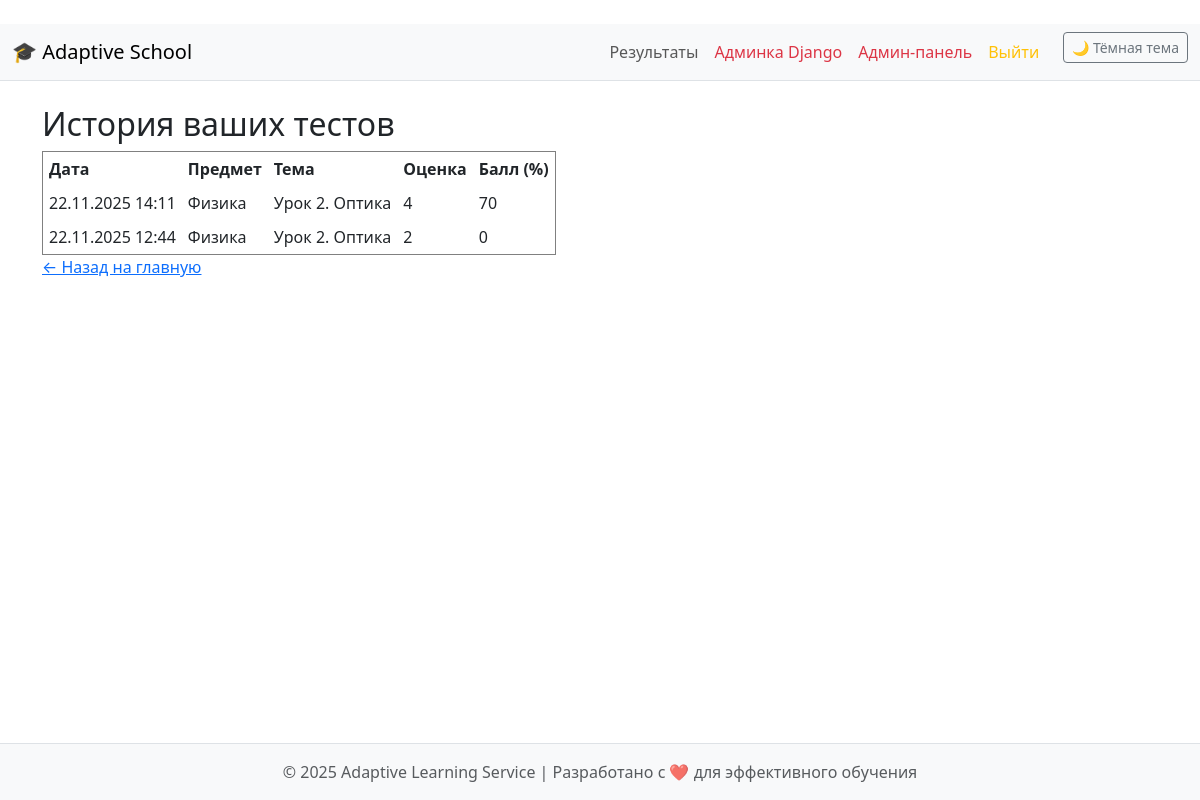
/results/ (signed in), run on an earlier commit of the app's database.
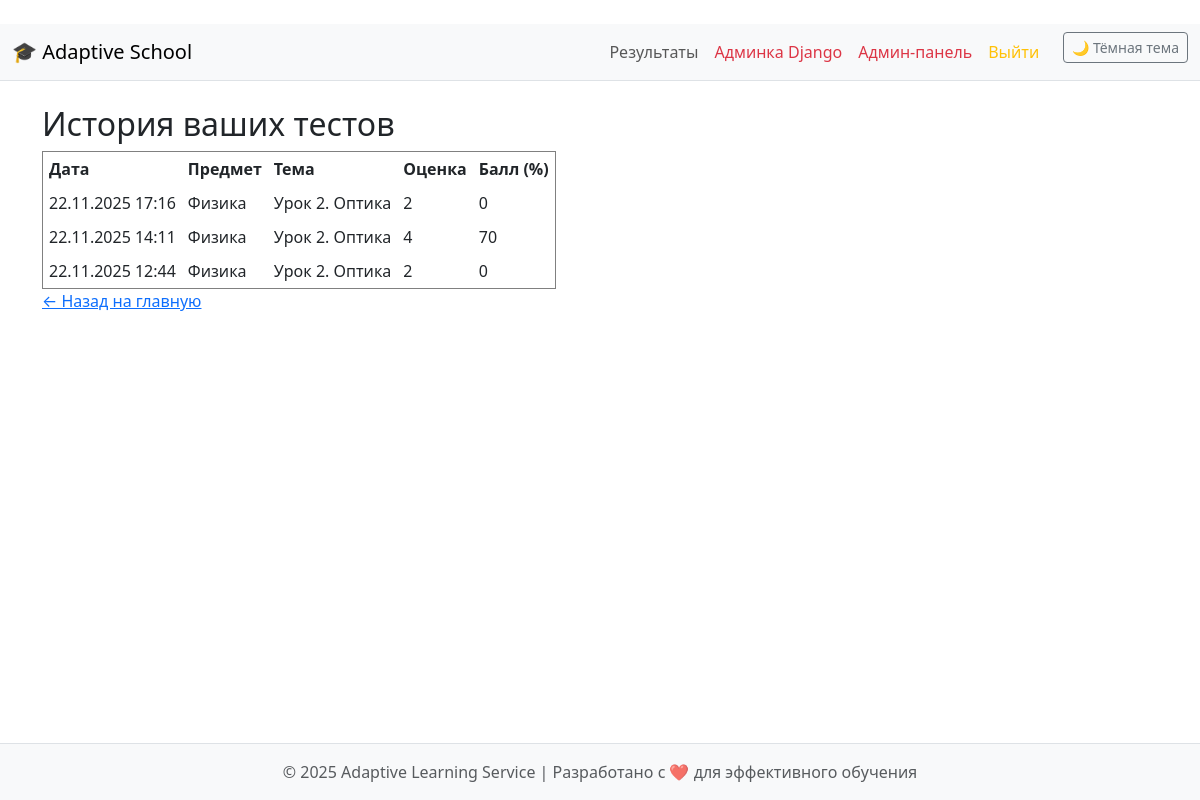
And on a later commit of the database.
### school/models.py (models this page shows, shortened)
class TestResult(models.Model):
    student = models.ForeignKey(Student, on_delete=models.CASCADE)
    test = models.ForeignKey(Test, on_delete=models.CASCADE)
    assigned_topic = models.ForeignKey('AssignedTopic', on_delete=models.SET_NULL, null=True, blank=True)
    score = models.IntegerField()
    grade = models.IntegerField()
    completed_at = models.DateTimeField(auto_now_add=True)

class Test(models.Model):
    lesson = models.ForeignKey(Lesson, on_delete=models.CASCADE, related_name="tests")
    assigned_topic = models.ForeignKey('AssignedTopic', on_delete=models.SET_NULL, null=True, blank=True)
    topic = models.ForeignKey(Topic, on_delete=models.CASCADE, null=True, blank=True)
    title = models.CharField(max_length=150)
    date_available = models.DateField()
    questions = models.ManyToManyField(Question, blank=True)
    maximin_questions = models.IntegerField(default=0)

class Lesson(models.Model):
    subject = models.ForeignKey(Subject, on_delete=models.CASCADE, related_name="lessons")
    topics = models.ManyToManyField('Topic', blank=True, related_name="lessons")
    title = models.CharField(max_length=100)
    date = models.DateField()

class Subject(models.Model):
    name = models.CharField(max_length=100)
    topics = models.ManyToManyField('Topic', blank=True, related_name="subjects")

### school/views.py (the view)
# urls.py: path("results/", views.student_results, name="student_results"),
@login_required
def student_results(request):
    student = request.user.student
    results = TestResult.objects.filter(student=student).order_by("-completed_at")
    return render(request, "student_results.html", {"results": results})

### templates/student_results.html (shortened to what this page needs)
﻿{% extends "base.html" %}
{% block content %}
<h2>История ваших тестов</h2>
<table border="1" cellpadding="6">
  <tr>
    <th>Дата</th>
    <th>Предмет</th>
    <th>Тема</th>
    <th>Оценка</th>
    <th>Балл (%)</th>
  </tr>
  {% for r in results %}
  <tr>
    <td>{{ r.completed_at|date:"d.m.Y H:i" }}</td>
    <td>{{ r.test.lesson.subject.name }}</td>
    <td>{{ r.test.lesson.title }}</td>
    <td>{{ r.grade }}</td>
    <td>{{ r.score }}</td>
  </tr>
  {% endfor %}
</table>
<a href="/">← Назад на главную</a>
{% endblock %}

### templates/base.html (shortened to what this page needs)
{% load static %}
<!DOCTYPE html>
<html lang="ru" data-bs-theme="light">
<head>
  <link
      href="https://cdn.jsdelivr.net/npm/bootstrap@5.3.3/dist/css/bootstrap.min.css"
      rel="stylesheet"
  >
</head>
<body class="d-flex flex-column min-vh-100">
<nav class="navbar navbar-expand-lg bg-body-tertiary border-bottom">
  <div class="container-fluid">
    <a class="navbar-brand" href="/">🎓 Adaptive School</a>
    <div class="collapse navbar-collapse" id="navbarNav">
      <ul class="navbar-nav ms-auto">
        {% if request.user.is_authenticated %}
          {% if request.user.student %}
            <li class="nav-item"><a class="nav-link" href="{% url 'student_results' %}">Результаты</a></li>
          {% endif %}
          {% if request.user.is_superuser %}
            <li class="nav-item"><a class="nav-link text-danger" href="/admin/">Админка Django</a></li>
            <li class="nav-item"><a class="nav-link text-danger" href="/admin-panel/">Админ-панель</a></li>
          {% endif %}
          <li class="nav-item"><a class="nav-link text-warning" href="{% url 'logout' %}">Выйти</a></li>
        {% else %}
          <li class="nav-item"><a class="nav-link" href="{% url 'login' %}">Войти</a></li>
        {% endif %}
        <li class="nav-item">
          <button id="themeToggle" class="btn btn-outline-secondary btn-sm ms-3">
            🌙 Тёмная тема
          </button>
        </li>
      </ul>
    </div>
  </div>
</nav>
<main class="container my-4 flex-grow-1">
  {% block content %}
  {% endblock %}
</main>
<footer class="bg-body-tertiary text-center py-3 mt-auto border-top">
  <p class="mb-0 text-muted">
    © 2025 Adaptive Learning Service | Разработано с ❤️ для эффективного обучения
  </p>
</footer>
</body>
</html>

### templates/base.html (style rules this page uses)
body { min-height: 100vh; display: flex; flex-direction: column; }
main { flex: 1; }

What changed in the data, as far as the page shows it:
added TestResult: completed_at "22.11.2025 17:16", test.lesson.subject.name "Физика", test.lesson "Урок 2. Оптика", grade "2", score "0"
